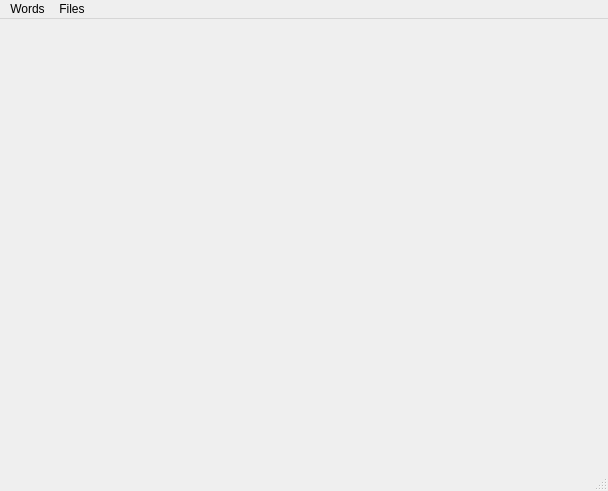
<?xml version="1.0" encoding="UTF-8"?>
<ui version="4.0">
 <class>MainWindow</class>
 <widget class="QMainWindow" name="MainWindow">
  <property name="geometry">
   <rect>
    <x>0</x>
    <y>0</y>
    <width>608</width>
    <height>491</height>
   </rect>
  </property>
  <property name="windowTitle">
   <string>Semantic similarity</string>
  </property>
  <widget class="QWidget" name="centralwidget"/>
  <widget class="QStatusBar" name="statusbar"/>
  <widget class="QMenuBar" name="menubar">
   <property name="geometry">
    <rect>
     <x>0</x>
     <y>0</y>
     <width>608</width>
     <height>26</height>
    </rect>
   </property>
   <property name="nativeMenuBar">
    <bool>false</bool>
   </property>
   <widget class="QMenu" name="menuWords">
    <property name="title">
     <string>Words</string>
    </property>
    <addaction name="action_words"/>
   </widget>
   <widget class="QMenu" name="menuFiles">
    <property name="title">
     <string>Files</string>
    </property>
    <addaction name="action_files"/>
   </widget>
   <addaction name="menuWords"/>
   <addaction name="menuFiles"/>
  </widget>
  <action name="actionWords_table">
   <property name="text">
    <string>Words table</string>
   </property>
  </action>
  <action name="action_words">
   <property name="text">
    <string>Words table</string>
   </property>
  </action>
  <action name="action_files">
   <property name="text">
    <string>Files</string>
   </property>
  </action>
 </widget>
 <resources/>
 <connections/>
</ui>
